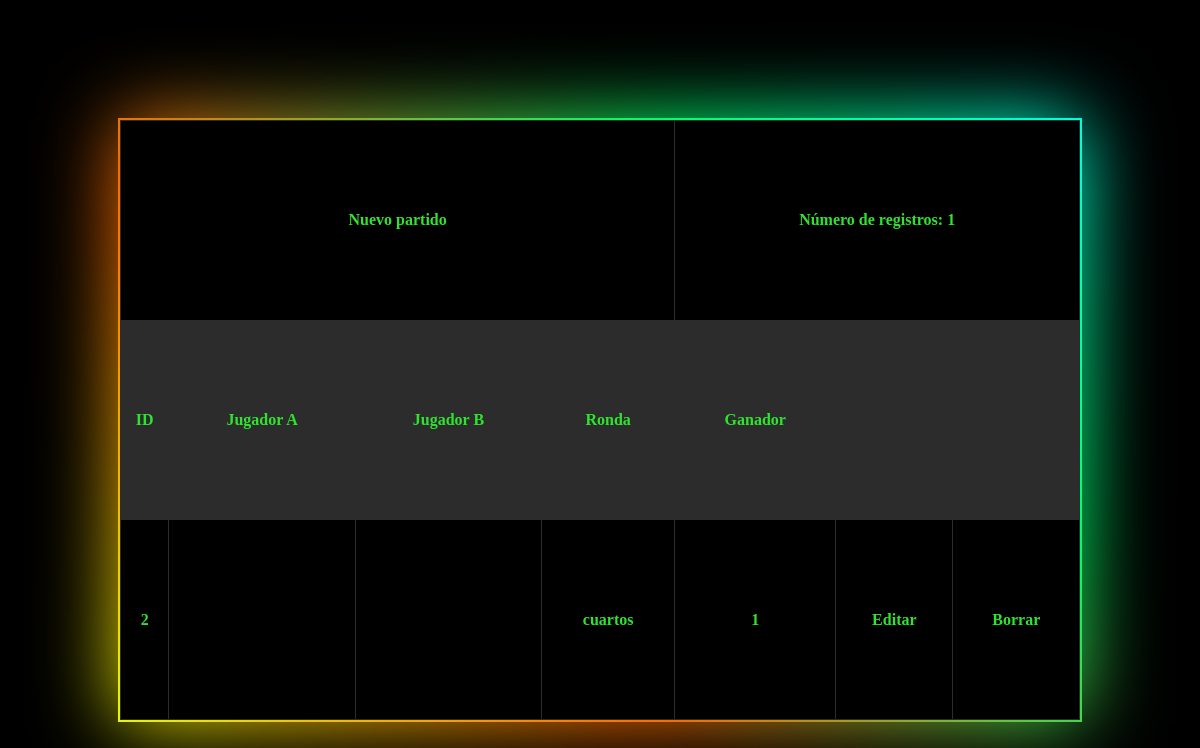
/U4/Ping_pong/vistas/gestionTorneosVista.php?modo=edicion&id=2, run on an earlier commit of the app's database.
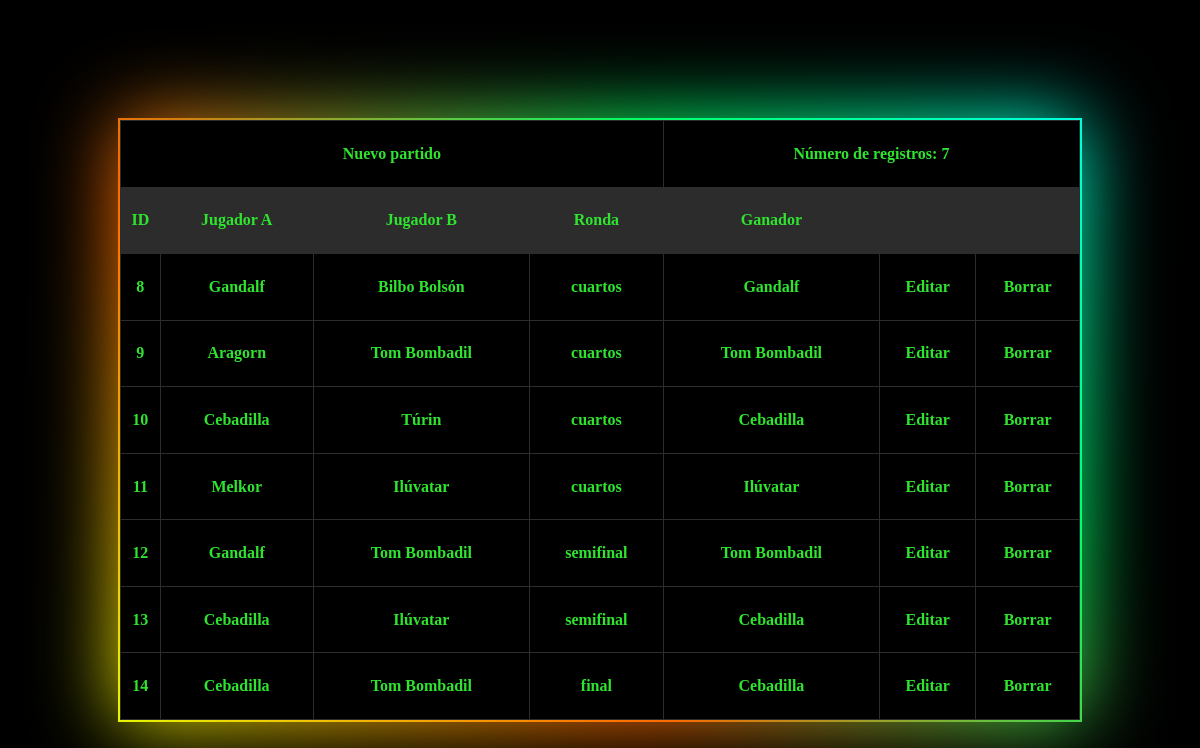
And on a later commit of the database.
### tables this page shows
CREATE TABLE T_Partido (
    id_partido INT PRIMARY KEY AUTO_INCREMENT,
    id_torneo INT,
    tipo_partido ENUM('cuartos', 'semifinal', 'final'),
    jugador_a varchar(50),
    jugador_b varchar(50),
    ganador varchar(50),
    FOREIGN KEY (id_torneo) REFERENCES T_Torneo (id_torneo)
);

### U4/Ping_pong/accesoDatos/gestionTorneosVistaAccesoDatos.php (called while the page is built, shortened)
<?php
class partidoAccesoDatos {
    function obtener() {
        $conexion = mysqli_connect('localhost','root','1234');
        if (isset($_GET['id'])) {
            $idTorneo = $_GET['id'];
            mysqli_select_db($conexion, 'torneos_pingPong');
        $consulta = mysqli_prepare($conexion, "SELECT
                                                    id_torneo,
                                                    id_partido,
                                                    jugador_a,
                                                    jugador_b,
                                                    tipo_partido,
                                                    ganador
                                                FROM
                                                    T_Partido
                                                WHERE
                                                    id_torneo = $idTorneo;");
        $consulta->execute();
        $result = $consulta->get_result();
        $partidos = array();
        while ($myrow = $result->fetch_assoc()) {
            array_push($partidos, $myrow);
        }
        return $partidos;
        }
    }
}
?>

### U4/Ping_pong/negocio/gestionTorneosVistaReglasNegocio.php (called while the page is built, shortened)
<?php
require("../accesoDatos/gestionTorneosVistaAccesoDatos.php");
class gestionTorneosVistaReglasNegocio {
    private $ID;
    private $JUGADOR_A;
    private $JUGADOR_B;
    private $RONDA;
    private $GANADOR;
    function init($idTorneo, $id, $jugadorA, $jugadorB, $ronda, $ganador) {
        $this->ID = $id;
        $this->JUGADOR_A = $jugadorA;
        $this->JUGADOR_B = $jugadorB;
        $this->RONDA = $ronda;
        $this->GANADOR = $ganador;
    }
    function getID() {
        return $this->ID;
    }
    function getJUGADOR_A() {
        return $this->JUGADOR_A;
    }
    function getJUGADOR_B() {
        return $this->JUGADOR_B;
    }
    function getRONDA(){
        return $this->RONDA;
    }
    function getGANADOR(){
        return $this->GANADOR;
    }
    function obtener() {
        $partidosDAL = new partidoAccesoDatos();
        $resultadosPartido = $partidosDAL->obtener();
        $listaPartidos = array();
        foreach($resultadosPartido as $partidos){
            $oGestionTorneosReglasNegocio = new gestionTorneosVistaReglasNegocio();
            $oGestionTorneosReglasNegocio->init($partidos['id_torneo'], $partidos['id_partido'], $partidos['jugador_a'], $partidos['jugador_b'], $partidos['tipo_partido'], $partidos['ganador']);
            array_push($listaPartidos, $oGestionTorneosReglasNegocio);
        }
        return $listaPartidos;
    }
}
?>

### U4/Ping_pong/vistas/gestionTorneosVista.php (the view, shortened to what this page needs)
<!DOCTYPE html>
<html lang='en'>
<head>
    <link rel='stylesheet' href='../css/gestionTorneosVista.css'>
</head>
<body>
<?php
    require('../negocio/gestionTorneosVistaReglasNegocio.php');
    $partidosBL = new gestionTorneosVistaReglasNegocio();
    $tipoPagina = $_GET['modo'];
    if ($tipoPagina == 'edicion') {
        $datosPartidos = $partidosBL->obtener();
        echo ("<div class='bloque brillo'>
                <table>
                    <tr class='nuevo'>
                        <th colspan='4'>
                            <a href=''>Nuevo partido</a>
                        </th>
                        <th colspan='3'>Número de registros: ".count($datosPartidos)."</th>
                    </tr>
                    <tr class='identificador'>
                        <th>ID</th>
                        <th>Jugador A</th>
                        <th>Jugador B</th>
                        <th>Ronda</th>
                        <th>Ganador</th>
                        <th></th>
                        <th></th>
                    </tr>");
                    foreach ($datosPartidos as $partidos){
                        echo "<tr>";
                        echo "<th>".$partidos->getID()."</th>";
                        echo "<th>".$partidos->getJUGADOR_A()."</th>";
                        echo "<th>".$partidos->getJUGADOR_B()."</th>";
                        echo "<th>".$partidos->getRONDA()."</th>";
                        echo "<th>".$partidos->getGANADOR()."</th>";
                        echo "<th><a class='editar' href=''>Editar</a></th>";
                        echo "<th><a class='editar' href=''>Borrar</a></th>";
                        echo "</tr>";
                    }
                echo "</table>
                    </div>";
    }
?>
</body>
</html>

What changed in the data, as far as the page shows it:
no longer on this page (row edited): t_partido: id_partido "2", tipo_partido "cuartos", ganador "1"
added t_partido: id_partido "8", jugador_a "Gandalf", jugador_b "Bilbo Bolsón", tipo_partido "cuartos", ganador "Gandalf"
added t_partido: id_partido "9", jugador_a "Aragorn", jugador_b "Tom Bombadil", tipo_partido "cuartos", ganador "Tom Bombadil"
added t_partido: id_partido "10", jugador_a "Cebadilla", jugador_b "Túrin", tipo_partido "cuartos", ganador "Cebadilla"
added t_partido: id_partido "11", jugador_a "Melkor", jugador_b "Ilúvatar", tipo_partido "cuartos", ganador "Ilúvatar"
added t_partido: id_partido "12", jugador_a "Gandalf", jugador_b "Tom Bombadil", tipo_partido "semifinal", ganador "Tom Bombadil"
added t_partido: id_partido "13", jugador_a "Cebadilla", jugador_b "Ilúvatar", tipo_partido "semifinal", ganador "Cebadilla"
added t_partido: id_partido "14", jugador_a "Cebadilla", jugador_b "Tom Bombadil", tipo_partido "final", ganador "Cebadilla"
Also different on the page:
count($datosPartidos): "1" → "7"
